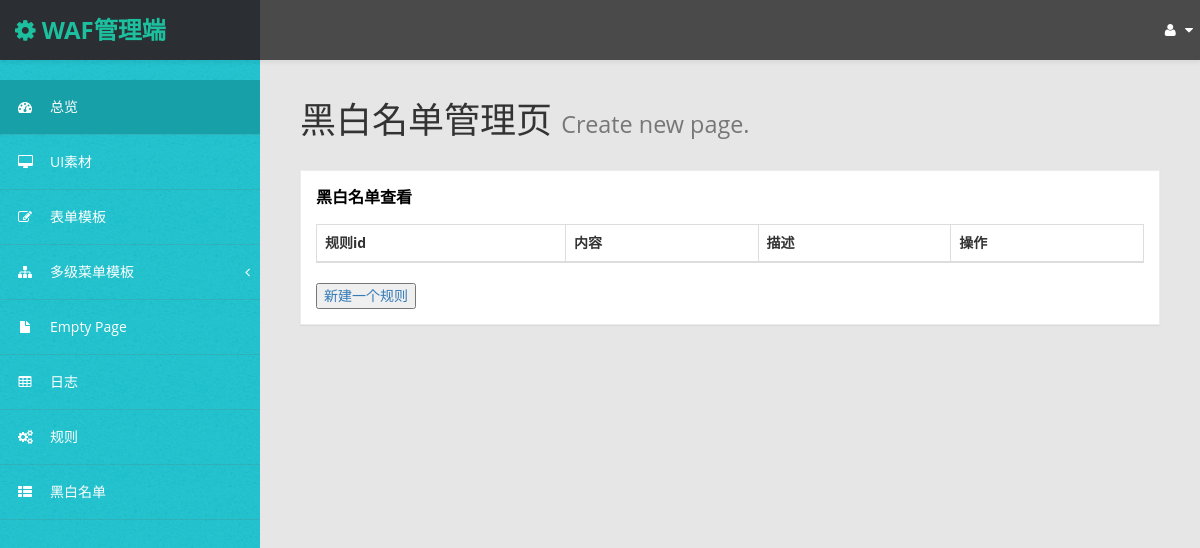
Before: /waf/Whitelist with the older database file.
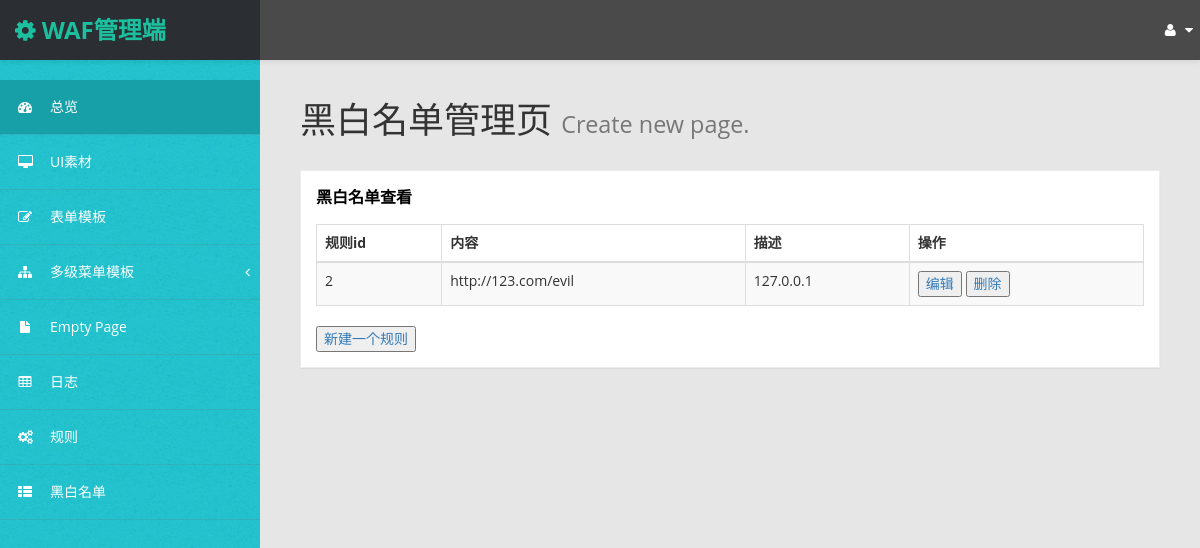
After: the same page with the newer database file.
### waf/models.py (models this page shows)
class Whitelist(models.Model):
	id = models.AutoField('id', primary_key=True, unique=True)
	url = models.TextField(default='',blank=False)
	ip = models.TextField(default='',blank=False)

### waf/views.py (the view)
# urls.py: path('Whitelist',views.WhitelistView.as_view(),name= 'Whitelist'),
class WhitelistView(generic.ListView):
    template_name = 'waf/Whitelist.html'
    context_object_name = 'Whitelist_list'
    def get_queryset(self):
        return Whitelist.objects.all()

### waf/templates/waf/Whitelist.html
{% extends 'base.html' %}
        {% block content %}
        <div id="page-wrapper" >
            <div id="page-inner">
			 <div class="row">
                    <div class="col-md-12">
                        <h1 class="page-header">
                            黑白名单管理页 <small>Create new page.</small>
                        </h1>
                    <div class="panel panel-default">
                        <div class="panel-heading">
                             黑白名单查看
                        </div>
                        <div class="panel-body">
                            <div class="table-responsive">
                                <table class="table table-striped table-bordered table-hover" id="dataTables-example">
                                    <thead>
                                        <tr>
                                            <th>规则id</th>
                                            <th>内容</th>
                                            <th>描述</th>
                                            <th>操作</th>
                                        </tr>
                                    </thead>
                                    <tbody>
                                        {% for Whitelist in Whitelist_list %}
                                        <tr class="odd gradeX">
                                            <td>{{Whitelist.id}}</td>
                                            <td>{{Whitelist.url}}</td>
                                            <td>{{Whitelist.ip}}</td>
                                            <td>
                                                <a class="content_item" href="/waf/Whitelist_edit-{{ Whitelist.id }}/" ><button>编辑</button></a>
                    <a class="content_item" href="/waf/Whitelist_del-{{ Whitelist.id }}/"><button>删除</button></a>
                                            </td>
                                            {% endfor %}
                                        </tr>
                                    </tbody>
                                </table>
                                <a href='/waf/Whitelist_create'><button>新建一个规则</button></a>
                            </div>
                        </div>
                    </div>
                </div>
            </div>
            {% endblock %}

Changed rows visible on the page:
added Whitelist: id "2", url "http://123.com/evil", ip "127.0.0.1"
